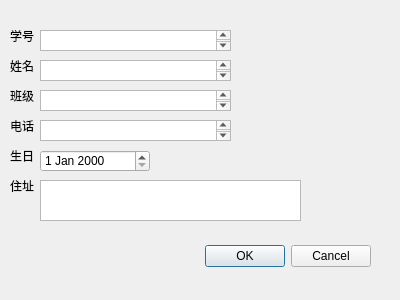
<?xml version="1.0" encoding="UTF-8"?>
<ui version="4.0">
 <class>sdialog</class>
 <widget class="QDialog" name="sdialog">
  <property name="geometry">
   <rect>
    <x>0</x>
    <y>0</y>
    <width>400</width>
    <height>300</height>
   </rect>
  </property>
  <property name="windowTitle">
   <string>学生信息</string>
  </property>
  <widget class="QDialogButtonBox" name="buttonBox">
   <property name="geometry">
    <rect>
     <x>30</x>
     <y>240</y>
     <width>341</width>
     <height>32</height>
    </rect>
   </property>
   <property name="orientation">
    <enum>Qt::Orientation::Horizontal</enum>
   </property>
   <property name="standardButtons">
    <set>QDialogButtonBox::StandardButton::Cancel|QDialogButtonBox::StandardButton::Ok</set>
   </property>
  </widget>
  <widget class="QLabel" name="label_Id">
   <property name="geometry">
    <rect>
     <x>10</x>
     <y>30</y>
     <width>40</width>
     <height>12</height>
    </rect>
   </property>
   <property name="text">
    <string>学号</string>
   </property>
  </widget>
  <widget class="QLabel" name="label_name">
   <property name="geometry">
    <rect>
     <x>10</x>
     <y>60</y>
     <width>40</width>
     <height>12</height>
    </rect>
   </property>
   <property name="text">
    <string>姓名</string>
   </property>
  </widget>
  <widget class="QLabel" name="label_class">
   <property name="geometry">
    <rect>
     <x>10</x>
     <y>90</y>
     <width>40</width>
     <height>12</height>
    </rect>
   </property>
   <property name="text">
    <string>班级</string>
   </property>
  </widget>
  <widget class="QLabel" name="label_call">
   <property name="geometry">
    <rect>
     <x>10</x>
     <y>120</y>
     <width>40</width>
     <height>12</height>
    </rect>
   </property>
   <property name="text">
    <string>电话</string>
   </property>
  </widget>
  <widget class="QLabel" name="label_home">
   <property name="geometry">
    <rect>
     <x>10</x>
     <y>180</y>
     <width>40</width>
     <height>12</height>
    </rect>
   </property>
   <property name="text">
    <string>住址</string>
   </property>
  </widget>
  <widget class="QLabel" name="label_birth">
   <property name="geometry">
    <rect>
     <x>10</x>
     <y>150</y>
     <width>40</width>
     <height>12</height>
    </rect>
   </property>
   <property name="text">
    <string>生日</string>
   </property>
  </widget>
  <widget class="QTextEdit" name="textEdit_Id">
   <property name="geometry">
    <rect>
     <x>40</x>
     <y>30</y>
     <width>191</width>
     <height>21</height>
    </rect>
   </property>
  </widget>
  <widget class="QTextEdit" name="textEdit_name">
   <property name="geometry">
    <rect>
     <x>40</x>
     <y>60</y>
     <width>191</width>
     <height>21</height>
    </rect>
   </property>
  </widget>
  <widget class="QTextEdit" name="textEdit_class">
   <property name="geometry">
    <rect>
     <x>40</x>
     <y>90</y>
     <width>191</width>
     <height>21</height>
    </rect>
   </property>
  </widget>
  <widget class="QTextEdit" name="textEdit_home">
   <property name="geometry">
    <rect>
     <x>40</x>
     <y>180</y>
     <width>261</width>
     <height>41</height>
    </rect>
   </property>
  </widget>
  <widget class="QTextEdit" name="textEdit_call">
   <property name="geometry">
    <rect>
     <x>40</x>
     <y>120</y>
     <width>191</width>
     <height>21</height>
    </rect>
   </property>
  </widget>
  <widget class="QDateEdit" name="dateEdit_birth">
   <property name="geometry">
    <rect>
     <x>40</x>
     <y>150</y>
     <width>110</width>
     <height>22</height>
    </rect>
   </property>
  </widget>
 </widget>
 <resources/>
 <connections>
  <connection>
   <sender>buttonBox</sender>
   <signal>accepted()</signal>
   <receiver>sdialog</receiver>
   <slot>accept()</slot>
   <hints>
    <hint type="sourcelabel">
     <x>248</x>
     <y>254</y>
    </hint>
    <hint type="destinationlabel">
     <x>157</x>
     <y>274</y>
    </hint>
   </hints>
  </connection>
  <connection>
   <sender>buttonBox</sender>
   <signal>rejected()</signal>
   <receiver>sdialog</receiver>
   <slot>reject()</slot>
   <hints>
    <hint type="sourcelabel">
     <x>316</x>
     <y>260</y>
    </hint>
    <hint type="destinationlabel">
     <x>286</x>
     <y>274</y>
    </hint>
   </hints>
  </connection>
 </connections>
</ui>
